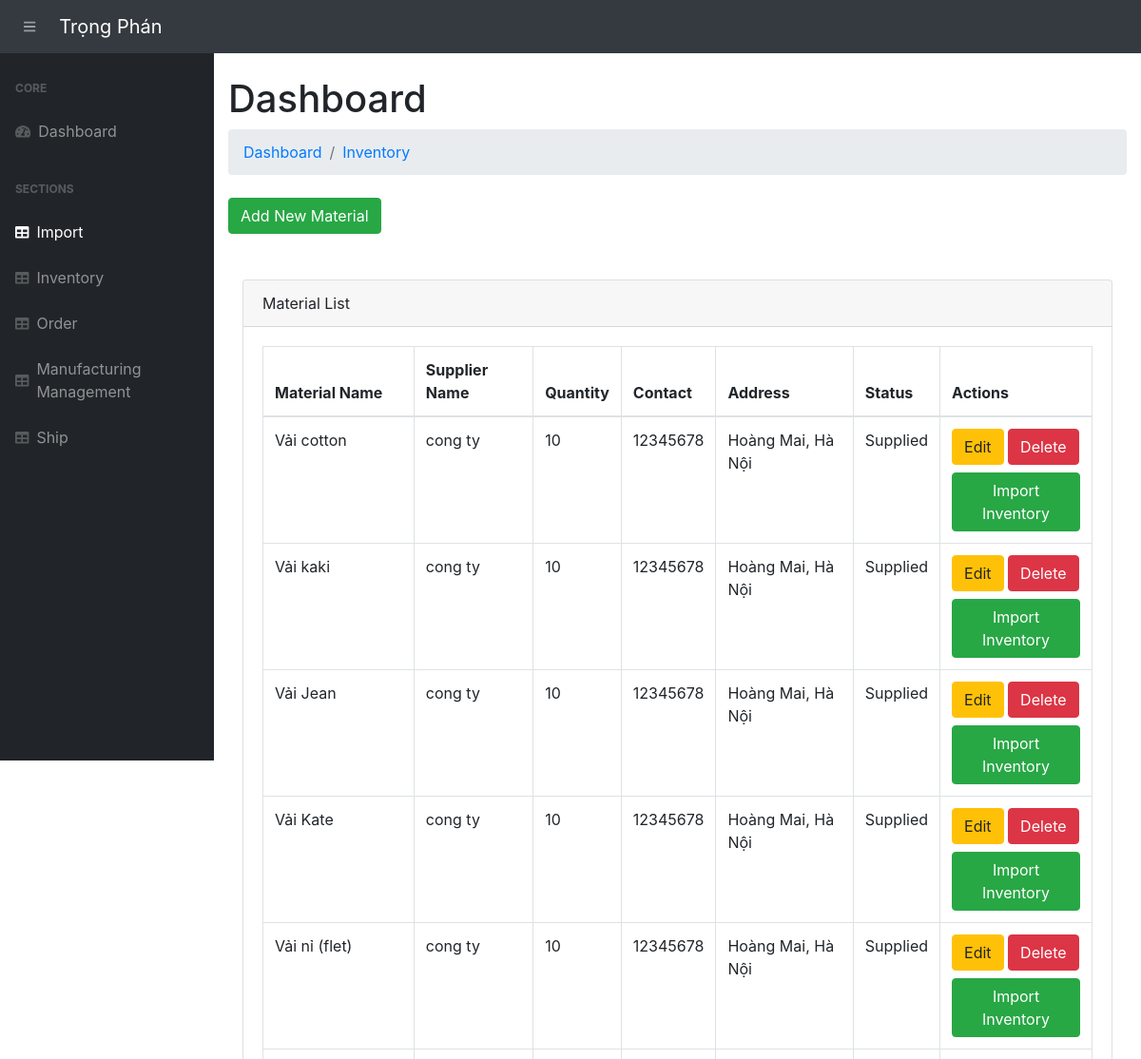
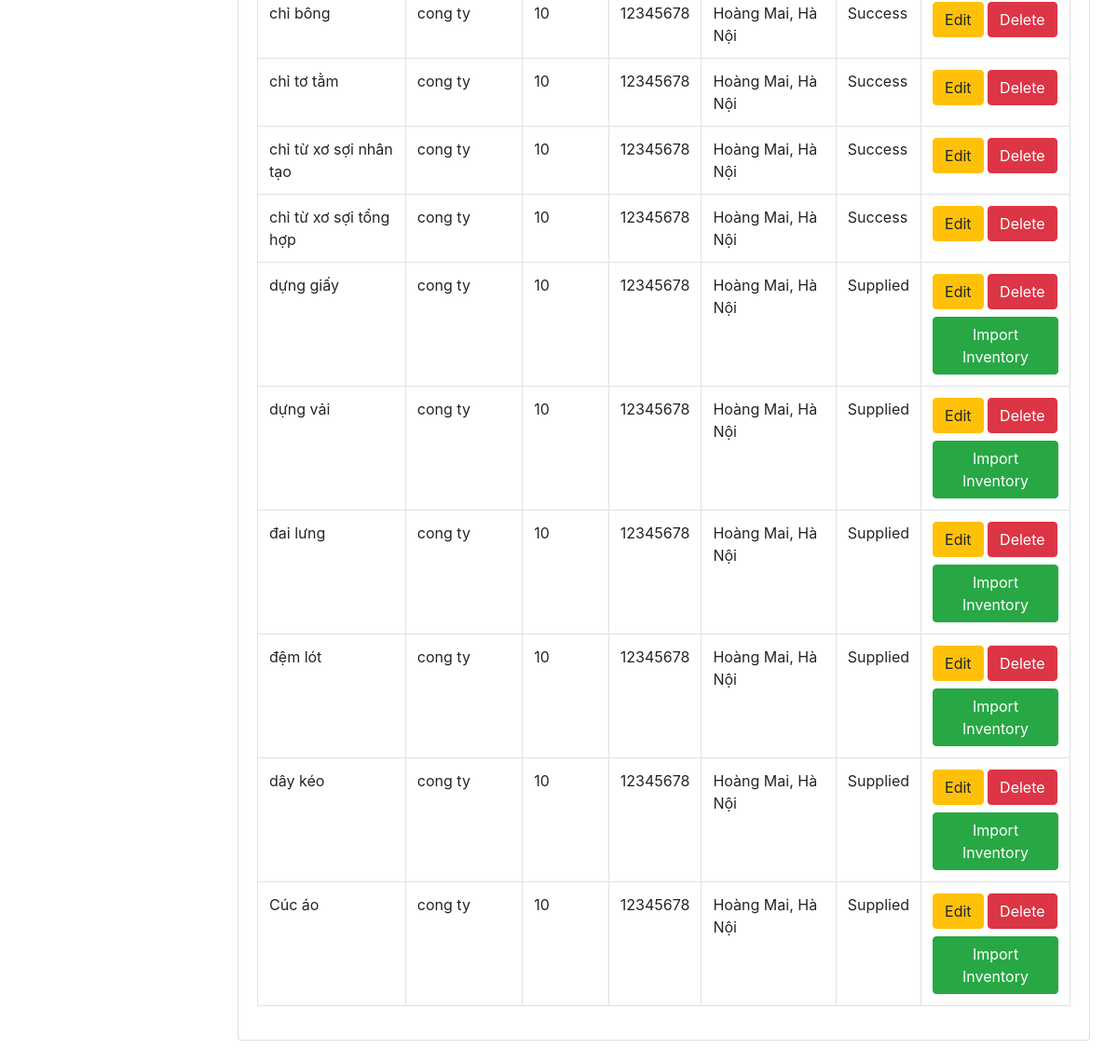
/import/, run on an earlier commit of the app's database (2 pictures, top to bottom).
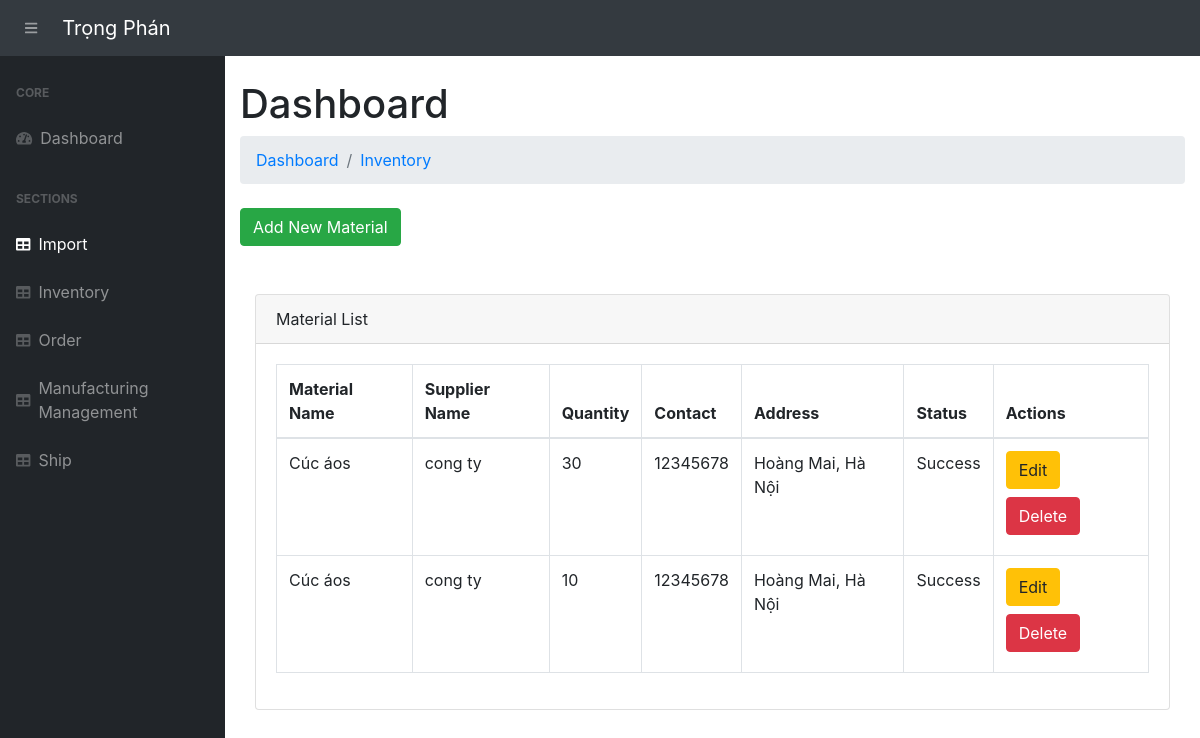
And on a later commit of the database.
### app.py (models this page shows, shortened)
class Import(db.Model):
    __tablename__ = 'imports'
    import_id = db.Column(db.Integer, primary_key=True, autoincrement=True)
    material_name = db.Column(db.String(255), nullable=False)
    material_description = db.Column(db.String(255))
    quantity_in_stock = db.Column(db.Integer, default=0)
    reorder_level = db.Column(db.Integer, default=10)
    sup_name = db.Column(db.String(255), nullable=False)
    sup_contact_info = db.Column(db.String(255), nullable=False)
    sup_address = db.Column(db.String(255), nullable=False)
    status = db.Column(db.String(50), default="Supplied")
    section_name = db.Column(db.String(255))  # Section name for classification
    category = db.Column(db.String(255))  # Category of the material

### app.py (the view, shortened to what this page needs)
@app.route('/import/', methods=["GET", "POST"])
def view_import():
    imports = Import.query.all()
    return render_template("import.html", imports=imports)

### templates/import.html (shortened to what this page needs)
{% extends 'base.html' %}
{% block content %}
<main>
    <div class="container-fluid">
        <h1 class="mt-4">Dashboard</h1>
        <ol class="breadcrumb mb-4">
            <li class="breadcrumb-item"><a href="/">Dashboard</a></li>
            <li class="breadcrumb-item"><a href="/inventory/">Inventory</a></li>
        </ol>
        <a href="/add-import" class="btn btn-success">Add New Material</a>
        <br><br><br>
        <div class="container-fluid">
            <div class="card mb-4">
                <div class="card-header">Material List</div>
                <div class="card-body">
                    <table class="table table-bordered" id="dataTable" width="100%" cellspacing="0" >
                        <thead>
                            <tr>
                                <th>Material Name</th>
                                <th>Supplier Name</th>
                                <th>Quantity </th>
                                <th>Contact</th>
                                <th>Address</th>
                                <th>Status</th>
                                <th>Actions</th>
                            </tr>
                        </thead>
                        <tbody>
                            {% for import_record in imports %}
                                <tr>
                                    <td>{{ import_record.material_name }}</td>
                                    <td>{{ import_record.sup_name }}</td>
                                    <td>{{ import_record.quantity_in_stock }}</td>
                                    <td>{{import_record.sup_contact_info}}</td>
                                    <td>{{import_record.sup_address}}</td>
                                    <td>{{import_record.status}}</td>
                                    <td>
                                        <a href="/update-import/{{ import_record.import_id }}" class="btn btn-warning mb-2">Edit</a>
                                        <form action="{{ url_for('delete_import', import_id=import_record.import_id) }}" method="POST" style="display:inline;">
                                            <button type="submit" class="btn btn-danger mb-2" onclick="return confirm('Are you sure you want to delete this import item?')">Delete</button>
                                        </form>
                                        {% if import_record.status == 'Supplied' %}
                                        <br>
                                        <form action="{{ url_for('update_import_status', import_id=import_record.import_id) }}" method="POST">
                                            <button type="submit" class="btn btn-success">Import Inventory</button>
                                        </form>
                                    {% endif %}
                                    </td>
                                </tr>
                            {% endfor %}
                        </tbody>
                    </table>
                </div>
            </div>
        </div>
    </div>
</main>
{% endblock %}

### templates/base.html (shortened to what this page needs)
<!DOCTYPE html>
<html lang="en">
<head>
    <link rel="stylesheet" href="{{ url_for('static', filename='css/bootstrap/styles.css')}}">
    <link href="https://cdn.datatables.net/1.10.20/css/dataTables.bootstrap4.min.css" rel="stylesheet" />
    <link href="https://cdnjs.cloudflare.com/ajax/libs/bootstrap/4.5.2/css/bootstrap.min.css" rel="stylesheet">
    <link href="https://cdnjs.cloudflare.com/ajax/libs/bootstrap-select/1.13.1/css/bootstrap-select.min.css" rel="stylesheet">
</head>
<body class="sb-nav-fixed">
    <nav class="sb-topnav navbar navbar-expand navbar-dark bg-dark">
        <button class="btn btn-link btn-sm order-1 order-lg-0" id="sidebarToggle" href="#"><i class="fas fa-bars"></i></button>
        <a class="navbar-brand" href="/">Trọng Phán</a>
    </nav>
    <div id="layoutSidenav">
        <div id="layoutSidenav_nav">
            <nav class="sb-sidenav accordion sb-sidenav-dark" id="sidenavAccordion">
                <div class="sb-sidenav-menu">
                    <div class="nav">
                        <div class="sb-sidenav-menu-heading">Core</div>
                        <a class="nav-link" href="/">
                            <div class="sb-nav-link-icon"><i class="fas fa-tachometer-alt"></i></div>
                            Dashboard
                        </a>
                        <div class="sb-sidenav-menu-heading">Sections</div>
                        <a class="nav-link" href="/import/">
                            <div class="sb-nav-link-icon"><i class="fas fa-table"></i></div>
                            Import
                        </a>
                        <a class="nav-link" href="/inventory/">
                            <div class="sb-nav-link-icon"><i class="fas fa-table"></i></div>
                            Inventory
                        </a>
                        <a class="nav-link" href="/order/">
                            <div class="sb-nav-link-icon"><i class="fas fa-table"></i></div>
                            Order
                        </a>
                        <a class="nav-link" href="/view-product-batches/">
                            <div class="sb-nav-link-icon"><i class="fas fa-table"></i></div>
                            Manufacturing Management
                        </a>
                        <a class="nav-link" href="/shipping-queue/">
                            <div class="sb-nav-link-icon"><i class="fas fa-table"></i></div>
                            Ship
                        </a>
                    </div>
                </div>
            </nav>
        </div>
        <div id="layoutSidenav_content">
            {% block content %}{% endblock %}
        </div>
    </div>
</body>
</html>

What changed in the data, as far as the page shows it:
removed Import: material_name "Vải Jean", sup_name "cong ty", quantity_in_stock "10", sup_contact_info "12345678", sup_address "Hoàng Mai, Hà Nội", status "Supplied"
removed Import: material_name "Vải Kate", sup_name "cong ty", quantity_in_stock "10", sup_contact_info "12345678", sup_address "Hoàng Mai, Hà Nội", status "Supplied"
removed Import: material_name "Vải nỉ (flet)", sup_name "cong ty", quantity_in_stock "10", sup_contact_info "12345678", sup_address "Hoàng Mai, Hà Nội", status "Supplied"
removed Import: material_name "chỉ bông", sup_name "cong ty", quantity_in_stock "10", sup_contact_info "12345678", sup_address "Hoàng Mai, Hà Nội", status "Success"
removed Import: material_name "chỉ tơ tằm", sup_name "cong ty", quantity_in_stock "10", sup_contact_info "12345678", sup_address "Hoàng Mai, Hà Nội", status "Success"
removed Import: material_name "chỉ từ xơ sợi nhân tạo", sup_name "cong ty", quantity_in_stock "10", sup_contact_info "12345678", sup_address "Hoàng Mai, Hà Nội", status "Success"
removed Import: material_name "chỉ từ xơ sợi tổng hợp", sup_name "cong ty", quantity_in_stock "10", sup_contact_info "12345678", sup_address "Hoàng Mai, Hà Nội", status "Success"
removed Import: material_name "dựng giấy", sup_name "cong ty", quantity_in_stock "10", sup_contact_info "12345678", sup_address "Hoàng Mai, Hà Nội", status "Supplied"
removed Import: material_name "dựng vải", sup_name "cong ty", quantity_in_stock "10", sup_contact_info "12345678", sup_address "Hoàng Mai, Hà Nội", status "Supplied"
removed Import: material_name "đai lưng", sup_name "cong ty", quantity_in_stock "10", sup_contact_info "12345678", sup_address "Hoàng Mai, Hà Nội", status "Supplied"
removed Import: material_name "đệm lót", sup_name "cong ty", quantity_in_stock "10", sup_contact_info "12345678", sup_address "Hoàng Mai, Hà Nội", status "Supplied"
removed Import: material_name "dây kéo", sup_name "cong ty", quantity_in_stock "10", sup_contact_info "12345678", sup_address "Hoàng Mai, Hà Nội", status "Supplied"
removed Import: material_name "Cúc áo", sup_name "cong ty", quantity_in_stock "10", sup_contact_info "12345678", sup_address "Hoàng Mai, Hà Nội", status "Supplied"
changed Import (number 1 of 2 on the later page): material_name "Vải cotton" → "Cúc áos"; quantity_in_stock "10" → "30"; status "Supplied" → "Success"; no longer shows "Import Inventory"
changed Import (number 2 of 2 on the later page): material_name "Vải kaki" → "Cúc áos"; status "Supplied" → "Success"; no longer shows "Import Inventory"
